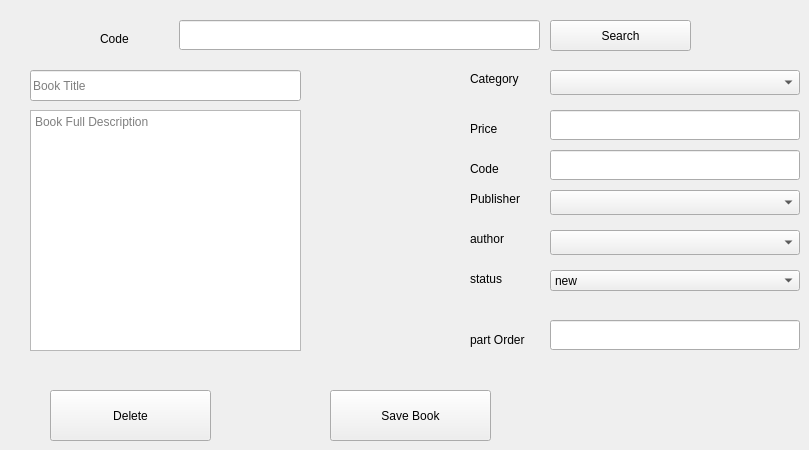
      <widget class="QWidget" name="tab_9">
       <attribute name="title">
        <string>Edit or Delete Book</string>
       </attribute>
       <widget class="QLineEdit" name="lineEdit_9">
        <property name="geometry">
         <rect>
          <x>550</x>
          <y>150</y>
          <width>250</width>
          <height>30</height>
         </rect>
        </property>
       </widget>
       <widget class="QLabel" name="label_10">
        <property name="geometry">
         <rect>
          <x>470</x>
          <y>230</y>
          <width>67</width>
          <height>17</height>
         </rect>
        </property>
        <property name="text">
         <string>author</string>
        </property>
       </widget>
       <widget class="QLabel" name="label_11">
        <property name="geometry">
         <rect>
          <x>470</x>
          <y>120</y>
          <width>67</width>
          <height>17</height>
         </rect>
        </property>
        <property name="text">
         <string>Price</string>
        </property>
       </widget>
       <widget class="QLabel" name="label_12">
        <property name="geometry">
         <rect>
          <x>470</x>
          <y>190</y>
          <width>67</width>
          <height>17</height>
         </rect>
        </property>
        <property name="text">
         <string>Publisher</string>
        </property>
       </widget>
       <widget class="QLineEdit" name="lineEdit_10">
        <property name="geometry">
         <rect>
          <x>550</x>
          <y>110</y>
          <width>250</width>
          <height>30</height>
         </rect>
        </property>
       </widget>
       <widget class="QLineEdit" name="lineEdit_11">
        <property name="geometry">
         <rect>
          <x>550</x>
          <y>320</y>
          <width>250</width>
          <height>30</height>
         </rect>
        </property>
       </widget>
       <widget class="QLabel" name="label_13">
        <property name="geometry">
         <rect>
          <x>470</x>
          <y>160</y>
          <width>67</width>
          <height>17</height>
         </rect>
        </property>
        <property name="text">
         <string>Code</string>
        </property>
       </widget>
       <widget class="QLabel" name="label_14">
        <property name="geometry">
         <rect>
          <x>470</x>
          <y>330</y>
          <width>81</width>
          <height>20</height>
         </rect>
        </property>
        <property name="text">
         <string>part Order</string>
        </property>
       </widget>
       <widget class="QLabel" name="label_15">
        <property name="geometry">
         <rect>
          <x>470</x>
          <y>270</y>
          <width>67</width>
          <height>17</height>
         </rect>
        </property>
        <property name="text">
         <string>status</string>
        </property>
       </widget>
       <widget class="QLabel" name="label_16">
        <property name="geometry">
         <rect>
          <x>470</x>
          <y>70</y>
          <width>67</width>
          <height>17</height>
         </rect>
        </property>
        <property name="text">
         <string>Category</string>
        </property>
       </widget>
       <widget class="QComboBox" name="comboBox_8">
        <property name="geometry">
         <rect>
          <x>550</x>
          <y>230</y>
          <width>250</width>
          <height>25</height>
         </rect>
        </property>
       </widget>
       <widget class="QComboBox" name="comboBox_9">
        <property name="geometry">
         <rect>
          <x>550</x>
          <y>70</y>
          <width>250</width>
          <height>25</height>
         </rect>
        </property>
       </widget>
       <widget class="QComboBox" name="comboBox_10">
        <property name="geometry">
         <rect>
          <x>550</x>
          <y>190</y>
          <width>250</width>
          <height>25</height>
         </rect>
        </property>
       </widget>
       <widget class="QLineEdit" name="lineEdit_5">
        <property name="geometry">
         <rect>
          <x>30</x>
          <y>70</y>
          <width>271</width>
          <height>31</height>
         </rect>
        </property>
        <property name="placeholderText">
         <string>Book Title</string>
        </property>
       </widget>
       <widget class="QPlainTextEdit" name="plainTextEdit_2">
        <property name="geometry">
         <rect>
          <x>30</x>
          <y>110</y>
          <width>271</width>
          <height>241</height>
         </rect>
        </property>
        <property name="placeholderText">
         <string>Book Full Description</string>
        </property>
       </widget>
       <widget class="QPushButton" name="pushButton_12">
        <property name="geometry">
         <rect>
          <x>50</x>
          <y>390</y>
          <width>161</width>
          <height>51</height>
         </rect>
        </property>
        <property name="text">
         <string>Delete</string>
        </property>
       </widget>
       <widget class="QPushButton" name="pushButton_13">
        <property name="geometry">
         <rect>
          <x>330</x>
          <y>390</y>
          <width>161</width>
          <height>51</height>
         </rect>
        </property>
        <property name="text">
         <string>Save Book</string>
        </property>
       </widget>
       <widget class="QLineEdit" name="lineEdit_12">
        <property name="geometry">
         <rect>
          <x>179</x>
          <y>20</y>
          <width>361</width>
          <height>30</height>
         </rect>
        </property>
       </widget>
       <widget class="QLabel" name="label_17">
        <property name="geometry">
         <rect>
          <x>100</x>
          <y>30</y>
          <width>67</width>
          <height>17</height>
         </rect>
        </property>
        <property name="text">
         <string>Code</string>
        </property>
       </widget>
       <widget class="QPushButton" name="pushButton_37">
        <property name="geometry">
         <rect>
          <x>550</x>
          <y>20</y>
          <width>141</width>
          <height>31</height>
         </rect>
        </property>
        <property name="text">
         <string>Search</string>
        </property>
       </widget>
       <widget class="QComboBox" name="comboBox_24">
        <property name="geometry">
         <rect>
          <x>550</x>
          <y>270</y>
          <width>250</width>
          <height>21</height>
         </rect>
        </property>
        <item>
         <property name="text">
          <string>new</string>
         </property>
        </item>
        <item>
         <property name="text">
          <string>used</string>
         </property>
        </item>
        <item>
         <property name="text">
          <string>dameg</string>
         </property>
        </item>
       </widget>
      </widget>
